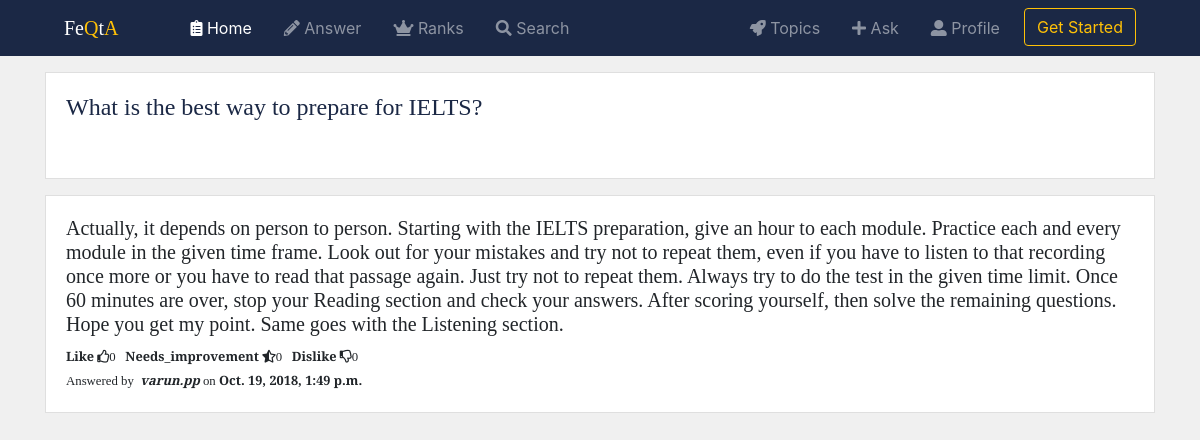
Before: /FeQta/answer/answer-to24byvarunpp/ with the older database file.
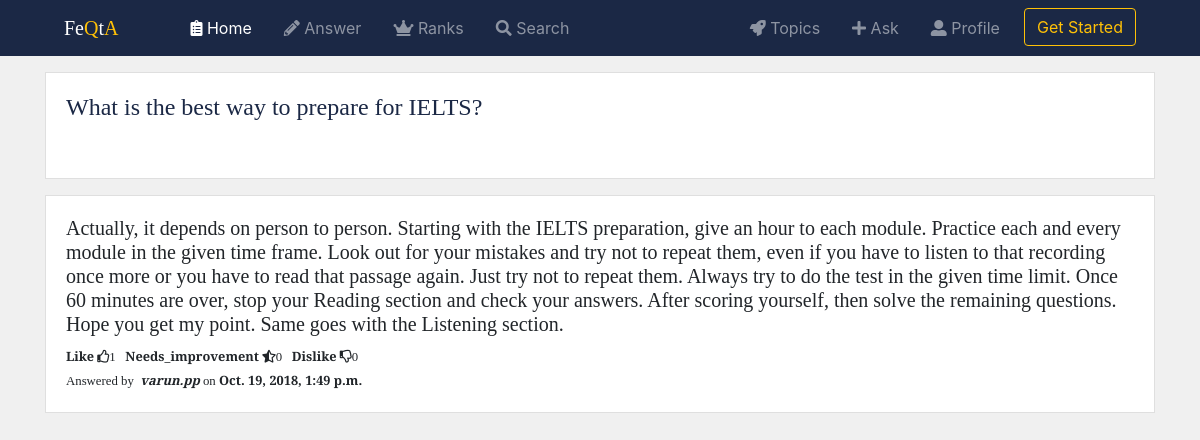
After: the same page with the newer database file.
### FeQta/models.py (models this page shows, shortened)
class Answer(models.Model):
    owner = models.ForeignKey(User, on_delete=models.CASCADE)
    question = models.ForeignKey(Question, on_delete=models.CASCADE)
    answer = models.TextField(max_length=20000)
    likes = models.ManyToManyField(User, related_name='answers_liked', blank=True)
    needs_improvement = models.ManyToManyField(User, related_name='answers_needimp', blank=True)
    dislikes = models.ManyToManyField(User, related_name='answers_disliked', blank=True)
    timestamp = models.DateTimeField(auto_now_add=True)
    updated = models.DateTimeField(auto_now=True)
    slug = models.SlugField(null=True, blank=True)
    objects = AnswerManager()
    class Meta:
        ordering = ['-updated', '-timestamp']

class Question(models.Model):
    owner = models.ForeignKey(User, on_delete=models.CASCADE)
    topic = models.ForeignKey(Topic, on_delete=models.CASCADE)
    question = models.TextField()
    desc = models.TextField(null=True, blank=True)
    slug = models.SlugField(null=True, blank=True)
    followers = models.ManyToManyField(User, related_name='question_followed_by', blank=True)
    objects = QuestionManager()
    timestamp = models.DateTimeField(auto_now_add=True)
    updated = models.DateTimeField(auto_now=True)
    def get_absolute_url(self):
        return reverse('FeQta:question_detail', kwargs={'slug': self.slug})

### FeQta/views.py (the view)
# urls.py: path('answer/<slug>/', views.AnswerDetailView.as_view(), name="answer_detail"),
class AnswerDetailView(DetailView):
    model = Answer
    def get_context_data(self, *args, **kwargs):
        context = super(AnswerDetailView, self).get_context_data(*args, **kwargs)
        is_liked = False
        is_need_imp = False
        is_disliked = False
        user = self.request.user
        answer = self.object
        if user in answer.likes.all():
            is_liked = True
        if user in answer.needs_improvement.all():
            is_need_imp = True
        if user in answer.dislikes.all():
            is_disliked = True
        context['is_liked'] = is_liked
        context['is_need_imp'] = is_need_imp
        context['is_disliked'] = is_disliked
        return context

### FeQta/models.py (called while the page is built)
    def get_queryset(self):
        return AnswerQuerySet(self.model, using=self._db)

### FeQta/templates/FeQta/answer_detail.html (shortened to what this page needs)
{% extends "base.html" %}
{% block body %}
    <div class="card">
        <div class="card-body">
            <h4 class="card-title"><a href="{{answer.question.get_absolute_url}}">{{ answer.question.question }}</a></h4><br/>
        </div>
    </div>
    <div class="mt-3">
        <div class="card mb-1">
                <div class="card-body">
                    <h5 class="card-text">{{ answer.answer }}</h5>
                    <small><b>Like</b>&nbsp;<i class="far fa-thumbs-up"></i>{{ answer.likes.count }}&nbsp;&nbsp;
                        <b>Needs_improvement</b>&nbsp;<i class="fas fa-star-half-alt"></i>{{answer.needs_improvement.count}}&nbsp;&nbsp;
                        <b>Dislike</b>&nbsp;<i class="far fa-thumbs-down"></i>{{answer.dislikes.count}}</small><br/>
                    <small>Answered by &nbsp;<i><b>{{answer.owner}}</b></i>&nbsp;on
                        <b>{{answer.timestamp}}</b></small>
                </div>
        </div>
    </div>
{% endblock %}

Changed rows visible on the page:
changed Answer "What is the best way to prepare for IELTS?": likes.count "0" → "1"
